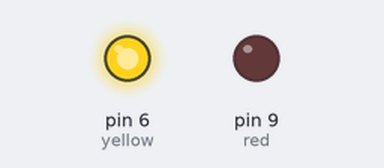
Recording of a sketch running on a simulated Arduino Uno, built with avr-gcc and run on an emulated ATmega328P. On the bench: output pins drawn as LEDs (lit = HIGH).

Above: at 0.12 s.
At 2.62 s:
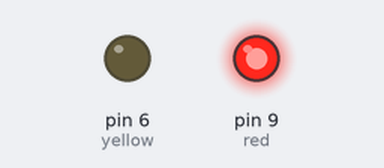
At 4.87 s:
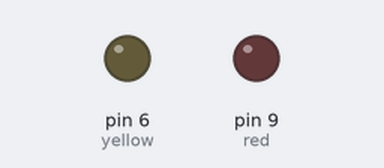
Timing chart, 0 to 5.2 s (numbered marks = the images above):
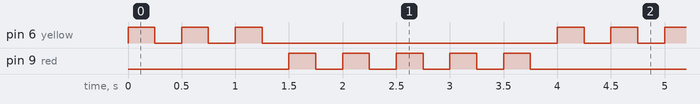

The sketch:

pmcw_t15_for_loops1.ino
```cpp
// C++ code
//
int yellow=6;
  int red=9;
void setup()
{
  pinMode(yellow, OUTPUT);
  pinMode(red, OUTPUT);
}

void loop()
{
  for(int i=0; i<3; i++)
  {
  digitalWrite(yellow, HIGH);
  delay(250);
  digitalWrite(yellow, LOW);
  delay(250);
  }

for(int i=0; i<5; i++)
  {
  digitalWrite(red, HIGH);
  delay(250);
  digitalWrite(red, LOW);
  delay(250);
}
}
```

Measured:
- by itself, pin 6 (yellow): repeats every 4.0 s: 2 × (LOW 0.25 s, HIGH 0.25 s), LOW 2.8 s, HIGH 0.25 s
- by itself, pin 9 (red): repeats every 4.0 s: 4 × (LOW 0.25 s, HIGH 0.25 s), LOW 1.8 s, HIGH 0.25 s
- by itself, everything shown: repeats every 4.0 s, in 16 steps
